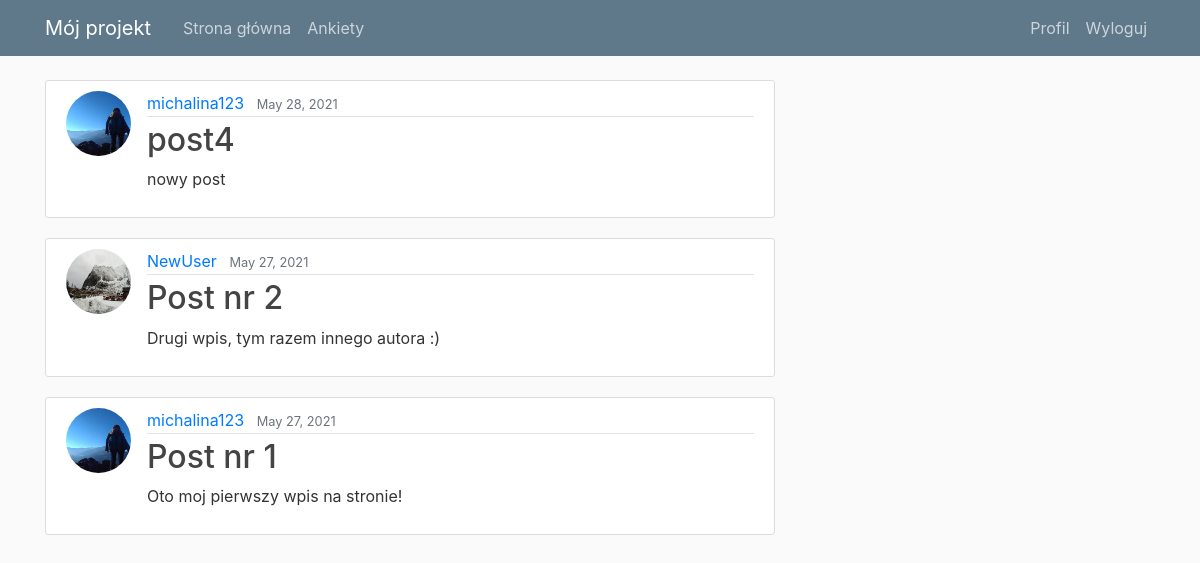
The app's page / (signed in) with its own data.
### blog/models.py (models this page shows, shortened)
class Post(models.Model):
    title = models.CharField(max_length=100)
    content = models.TextField()
    date_posted = models.DateTimeField(default=timezone.now)
    author = models.ForeignKey(User, on_delete=models.CASCADE)

### users/models.py (models this page shows, shortened)
class Profile(models.Model):
    user = models.OneToOneField(User, on_delete=models.CASCADE)
    image = models.ImageField(default='default.jpg', upload_to='profile_pics')

### blog/views.py (the view)
# urls.py: path('', PostListView.as_view(), name='blog-home'),
class PostListView(ListView):
    model = Post
    template_name = 'blog/home.html'
    context_object_name = 'posts'
    ordering = ['-date_posted']

### blog/templates/blog/home.html
{% extends "blog/base.html" %}
{% block content %}
    {% for post in posts %}
        <article class="media content-section">
          <img class="rounded-circle article-img" src="{{ post.author.profile.image.url }}">
          <div class="media-body">
            <div class="article-metadata">
              <a class="mr-2" href="#">{{ post.author }}</a>
              <small class="text-muted">{{ post.date_posted|date:"F d, Y" }}</small>
            </div>
            <h2><a class="article-title" href="{% url 'post-detail' post.id %}">{{ post.title }}</a></h2>
            <p class="article-content">{{ post.content }}</p>
          </div>
        </article>
    {% endfor %}
{% endblock content %}

### blog/static/blog/main.css (style rules this page uses)
body { background: #fafafa; color: #333333; margin-top: 5rem; }
h1, h2, h3, h4, h5, h6 { color: #444444; }
.content-section { background: #ffffff; padding: 10px 20px; border: 1px solid #dddddd; border-radius: 3px; margin-bottom: 20px; }
.article-title { color: #444444; }
.article-content { white-space: pre-line; }
.article-img { height: 65px; width: 65px; margin-right: 16px; }
.article-metadata { padding-bottom: 1px; margin-bottom: 4px; border-bottom: 1px solid #e3e3e3 }

### records on screen
Post: author.profile.image (picture), author "michalina123", date_posted "May 28, 2021", title "post4", content "nowy post"
Post: author.profile.image (picture), author "NewUser", date_posted "May 27, 2021", title "Post nr 2", content "Drugi wpis, tym razem innego autora :)"
Post: author.profile.image (picture), author "michalina123", date_posted "May 27, 2021", title "Post nr 1", content "Oto moj pierwszy wpis na stronie!"
